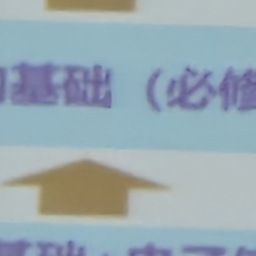
#> input picture task1/project/dataset/test/HR/004_9.png, 256 x 256 px, found by its file name; its folder holds 4 pictures in this run
$ python clean_dataset.py
#> lines starting #> are read from the running program, lines starting #| are printed output that depends on the picture
import os
import cv2
import shutil
import numpy as np
from tqdm import tqdm  # 进度条库，如果没有请 pip install tqdm，或者删掉相关代码

# ================= 配置区域 =================
# 数据集路径
HR_FOLDER = 'dataset_output/HR'
LR_FOLDER = 'dataset_output/LR'

# 回收站路径（被清洗的图片会移到这里）
TRASH_HR = 'dataset_output/trash_bin/HR'
TRASH_LR = 'dataset_output/trash_bin/LR'

# 阈值设置 (关键参数)
# 标准差阈值：低于此值的被视为“无内容/纯色”
# 纯色图片标准差为 0。
# 稍微有点噪点的纯色背景通常在 0 ~ 5 之间。
# 建议：先设为 5 或 10 运行一次看看效果。
STD_THRESHOLD = 7.0
# ===========================================

def clean_images():
    # 1. 准备目录
    os.makedirs(TRASH_HR, exist_ok=True)
    os.makedirs(TRASH_LR, exist_ok=True)

    # 获取所有 HR 图片列表
    if not os.path.exists(HR_FOLDER):
        print(f"找不到文件夹: {HR_FOLDER}")
        return

    image_files = [f for f in os.listdir(HR_FOLDER) if f.lower().endswith(('.png', '.jpg', '.jpeg', '.bmp'))]

    print(f"🔍 开始扫描，共有 {len(image_files)} 张图片...")
    print(f"⚙️ 过滤阈值 (标准差) < {STD_THRESHOLD}")

    moved_count = 0

    # 使用 tqdm 显示进度条
    for img_name in tqdm(image_files):
        hr_path = os.path.join(HR_FOLDER, img_name)
        lr_path = os.path.join(LR_FOLDER, img_name)

        # 读取图片 (以灰度模式读取，计算更快且足以判断内容)
        img = cv2.imread(hr_path, cv2.IMREAD_GRAYSCALE)
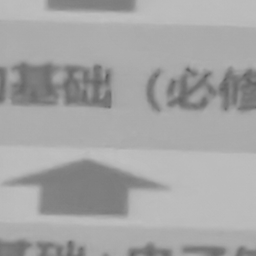
#> img: shape (256, 256); min 94, max 192, mean 164.8

        if img is None:
            print(f"⚠️ 无法读取文件 (可能是坏图): {img_name}")
            continue

        # === 核心算法：计算像素标准差 ===
        # std 越大，表示图片里像素差异越大（纹理越丰富）
        # std 越小，表示图片越平坦（纯色或渐变）
        img_std = np.std(img)
#> img_std = 22.09

        # 如果标准差小于阈值，认为是“废片”
        if img_std < STD_THRESHOLD:
            # 移动 HR
            shutil.move(hr_path, os.path.join(TRASH_HR, img_name))

            # 移动对应的 LR (保持数据集对齐)
            if os.path.exists(lr_path):
                shutil.move(lr_path, os.path.join(TRASH_LR, img_name))

            moved_count += 1
            # 如果你想看具体数值，可以取消下面这行的注释
            # print(f"移出: {img_name} (Score: {img_std:.2f})")

    print("-" * 30)
    print(f"✅ 清洗完成！")
    print(f"🗑️ 共移除了 {moved_count} 张图片。")
    print(f"📂 它们被保存在: {os.path.dirname(TRASH_HR)}")
    print("请去回收站检查一下，确认无误后可手动删除该文件夹。")

if __name__ == '__main__':
    clean_images()
